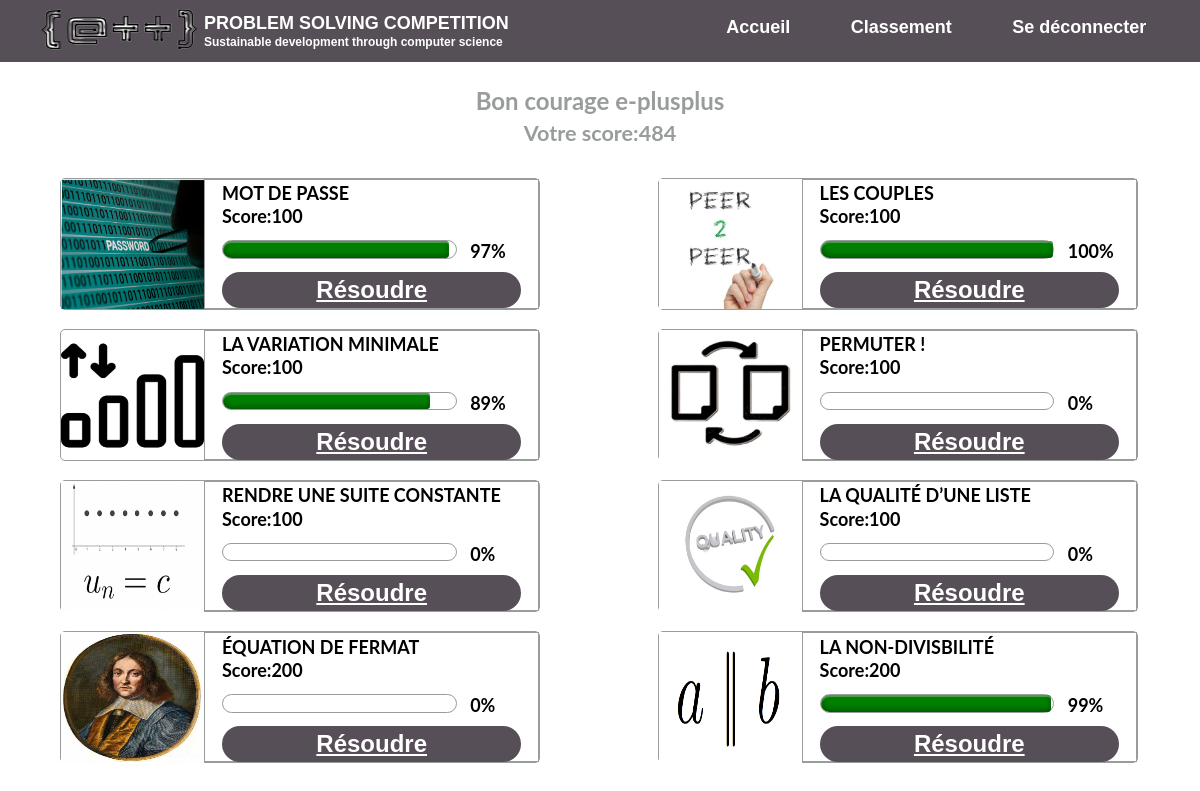
/Home/ (signed in), run on an earlier commit of the app's database.
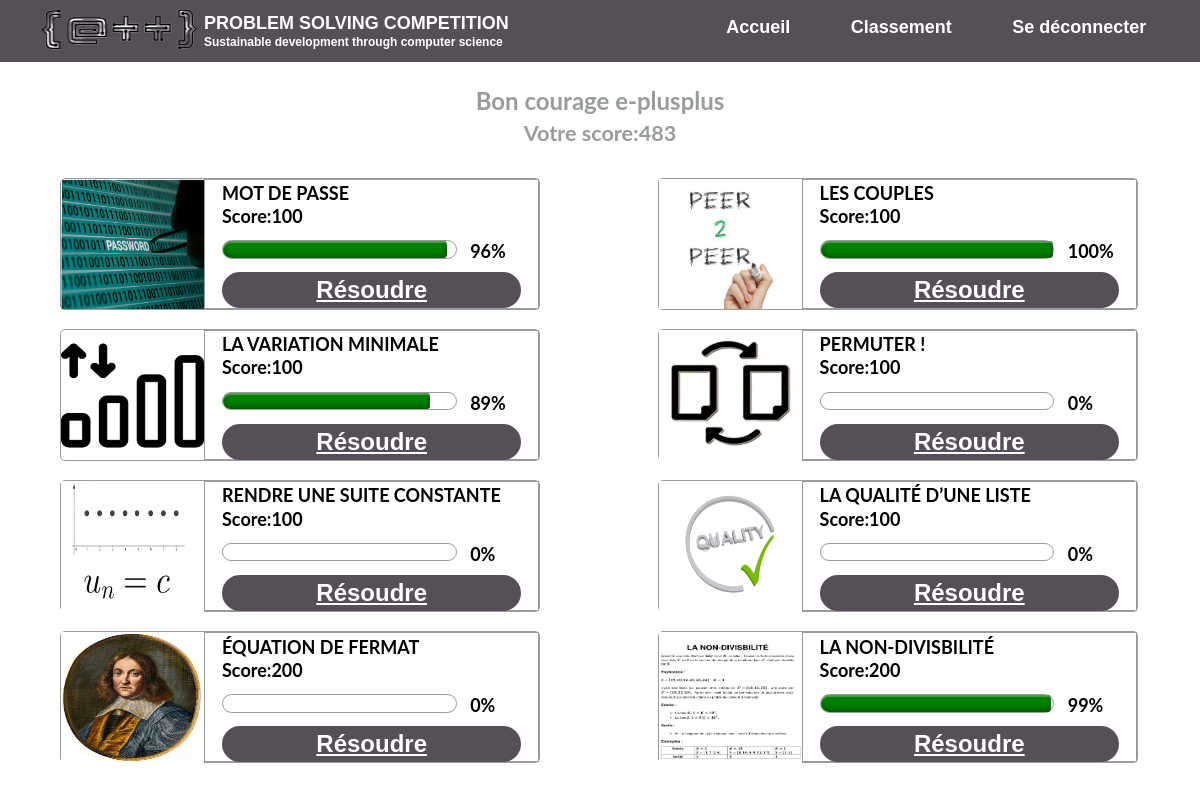
And on a later commit of the database.
### app/models.py (models this page shows, shortened)
class Participant(models.Model):
    Username = models.CharField(max_length=30)
    Score = models.IntegerField(default=0)
    First_Student_Name = models.CharField(max_length=50)
    Second_Student_Name = models.CharField(max_length=50)
    Number_Of_Tests = models.IntegerField(default=0)

class Problem(models.Model):
    Name = models.CharField(max_length=200)
    Image_Url = models.CharField(max_length=200)
    Statement_Url = models.CharField(max_length=200)
    Python_User_Code = models.TextField(default="#write your code here")
    Python_Server_Code = models.TextField(default="#write your code here")
    Score = models.IntegerField()
    Time_Limit_Per_Test = models.FloatField(default=1)

class Advancement(models.Model):
    Problem_Id = models.IntegerField()
    Participant_Id = models.IntegerField()
    Wrote_Code = models.TextField(default="")
    Score = models.IntegerField(default=0)
    Percentage = models.IntegerField(default=0)
    Color = models.CharField(max_length=30, default="black")
    Results = models.CharField(max_length=500, default="")
    Number_Of_Tests = models.IntegerField(default=0)

### app/views.py (the view)
# urls.py: 2. Add a URL to urlpatterns:  path('', Home.as_view(), name='home')
@login_required(login_url="login")
def Home(request):
    problems = Problem.objects.all()
    participant = get_participant(request)
    advancements = [get_percentage_color(problem, participant) for problem in problems]
    info = list(zip(problems, advancements))
    context = {"info": info, "participant": participant}
    return render(request, "Home.html", context)

### app/utils.py (called while the page is built)
def get_participant(request):
    current_user = request.user
    participant = Participant.objects.get(Username=current_user.username)
    return participant

def get_percentage_color(problem, participant):
    try:
        advancement = Advancement.objects.get(
            Problem_Id=problem.id, Participant_Id=participant.id
        )
        return advancement.Percentage, advancement.Color
    except:
        return 0, "black"

### app/templates/Home.html (shortened to what this page needs)
<!DOCTYPE html>
{% load static %}
<html lang="en">
<head>
    <link rel="stylesheet"  href="/static/css/Home.css?{% now 'U' %}">
    <link rel="stylesheet" type="text/css" href="/static/css/loading-bar.css?{% now 'U' %}" />
</head>
<body>
   <div class="navbar">
        <div class="left-div">
            <img src="{% static 'images/logo-image.png' %}" class="logo-image">
            <h3 class="title">PROBLEM SOLVING COMPETITION</h3>
            <h3 class="subtitle">Sustainable development through computer science</h3>
        </div>
        <div class="right-div">
            <li><a href="{% url 'home' %}" class="link">Accueil</a></li>
            <li><a href="{% url 'ranking' %}" class="link">Classement</a></li>
            <li><a href="{% url 'logout' %}" class="link">Se déconnecter</a></li>
        </div>
    </div>
    <div class="name-score">
        <h3 class="name">Bon courage {{participant.Username}}</h3>
        <h3 class="score">Votre score:{{participant.Score}}</h3>
    </div>
    <div class="games">
        {% for list in info%}
        <div class="game">
            <img src="{{list.0.Image_Url}}" class="img">
            <div class="title-score">
                <h3 class="game-title">{{list.0.Name}}</h3>
                <h3 class="score-value">Score:{{list.0.Score}}</h3>
                <div class="meter">
                    <span style="width: {{list.1.0}}%; background-color:{{list.1.1}}"></span>
                </div>
                <h3 class="percentage">{{list.1.0}}%</h3>
                <button class="play"><a id="link" href="{% url 'problem' list.0.id %}">Résoudre</a></button>
            </div>
        </div>
        {% endfor %}
    </div>
</body>
</html>

### static/css/Home.css (style rules this page uses)
* { box-sizing: border-box; }
html { margin: 0 0 0 0; width:100%; height: 100%; }
body { margin: 0 0 0 0; width:100%; height:100%; font-family: 'Lato', Arial, sans-serif; color: #989c9b; }
.navbar { background-color: #574f57; width:100%; height:5.2vw; list-style-type: none; position: relative; }
.left-div { margin-left:3%; padding: 0 0; margin-top:0; height:100%; width:40%; float:left; margin-right:15%; }
.logo-image { height:100%; width:35%; float: left; }
.title { margin:0 0 0 0; padding-top:1.1vw; font-size:1.5vw; color:white; font-family:arial; }
.subtitle { margin:0 0 0 0; padding-top:1px; font-size:1vw; color:white; font-family:arial; }
.right-div { width:42%; height:100%; margin-left:58%; }
li a { float:left; color: white; font-size:1.5vw; font-family:arial; text-align: center; padding:0 6%; text-decoration: none; font-weight: bold; margin-top:1.4vw; }
#link { color:white; font-family:arial; font-size:2vw; }
.name-score { width:100%; text-align:center; }
.name { font-size:2vw; margin-bottom:0; }
.score { margin-top:5px; font-size:1.8vw; }
.game { width:40%; height:11vw; margin-left:5%; margin-right:4.8%; margin-top:0.8vw; margin-bottom:0.8vw; padding: 0px; border:solid 1px; border-radius: 5px; float:left; }
.img { width:30%; height:10.9vw; padding:0 0px 0 0; float:left; }
.title-score { border:solid 1px; width:70%; margin-left:30%; height:100%; }
.game-title { color:black; font-size:1.5vw; padding:0; margin-top:0.2vw; margin-bottom:0; margin-left:5%; }
.score-value { color:black; font-size:1.5vw; padding:0; margin-bottom:0px; margin-top:0.1vw; margin-left:5%; }
.percentage { color:black; font-size:1.5vw; font-weight:bold; margin-bottom:0; margin-top:4%; }
.play { align-items: center; background-color: #574f57; border: 0; border-radius: 100px; color: white; font-weight:bold; display: inline-flex; font-family:arial; font-size: 1.7vw; transition: background-color 0.167s cubic-bezier(0.4, 0, 0.2, 1) 0s, box-shadow 0.167s cubic-bezier(0.4, 0, 0.2, 1) 0s, color 0.167s cubic-bezier(0.4, 0, 0.2, 1) 0s; justify-content: center; margin:3% 2% 0 5%; width:90%; height:3vw; text-decoration: none; }

### static/css/loading-bar.css (style rules this page uses)
.meter { box-sizing: content-box; height: 13%; position: relative; margin:4% 4% 0 5%; background: white; border-radius: 25px; width:70%; border:1px solid; box-shadow: inset 0 -1px 1px rgba(255, 255, 255, 0.3); float:left; }
.meter > span { display: block; height: 100%; color:black; border-top-right-radius: 8px; border-bottom-right-radius: 8px; border-top-left-radius: 20px; border-bottom-left-radius: 20px; background-image: linear-gradient( center bottom, rgb(43, 194, 83) 37%, rgb(84, 240, 84) 69% ); box-shadow: inset 0 2px 1px rgba(255, 255, 255, 0.3), inset 0 -2px 6px rgba(0, 0, 0, 0.4); position: relative; overflow: hidden; }

What changed in the data, as far as the page shows it:
changed Participant "e-plusplus": Score "484" → "483"
changed Problem "MOT DE PASSE": {{ list.1.0 }} 97 → 96 (drawn); list "97" → "96"
changed Problem "LA NON-DIVISBILITÉ": Image_Url: a different picture
